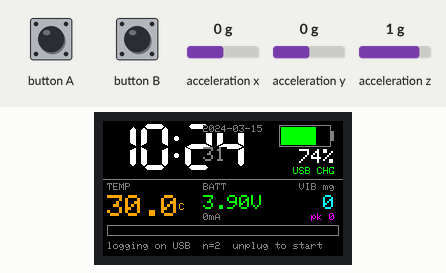
Simulated run of this sketch. Board: ESP32. Shown: 240×135 colour display. The inputs (shaded band) are chosen by the test bench; at power-on: acceleration x 0 g, acceleration y 0 g, acceleration z 1 g. The local clock reads 2024-03-15 10:24:30 at power-on unless the sketch sets it; storage starts empty; what the sketch prints to the serial monitor is not drawn.

Above: at 1.4 s.
1.5 s: acceleration x set to -1.4 g
At 1.96 s:
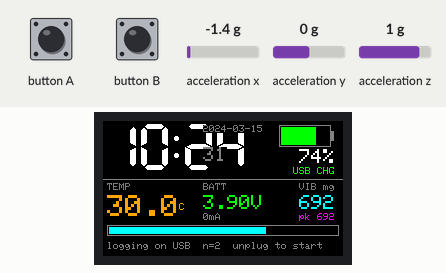
4.2 s: button A pressed for 0.15 s
At 4.64 s:
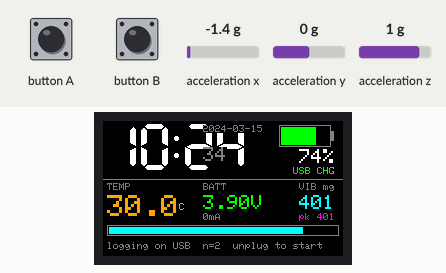
4.9 s: button B pressed for 0.15 s
At 5.25 s:
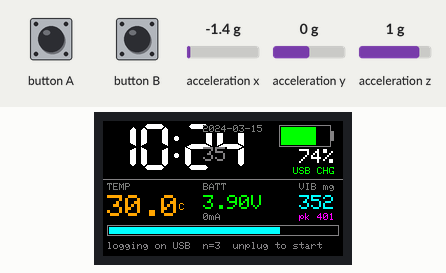
5.6 s: button A pressed for 1 s
At 5.87 s:
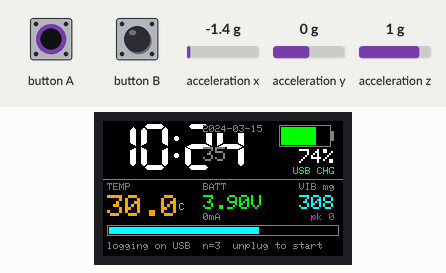
7.2 s: button B pressed for 0.15 s
At 7.66 s:
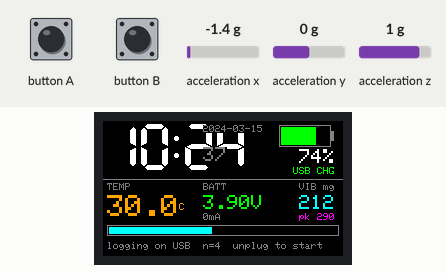
Timing chart, 0 to 8.9 s (numbered marks = the images above; inputs shaded):
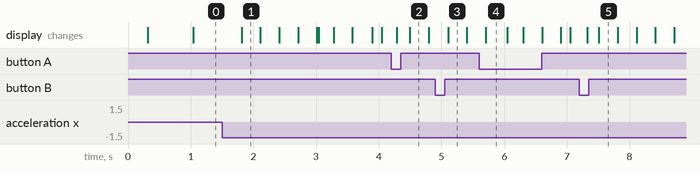

The sketch:

battlog.ino
```cpp
/*
 * M5StickC Plus - Dashboard + battery runtime logger
 *
 * The point of this build: you cannot measure battery life over USB, because
 * USB keeps charging the pack. So every sample is written to internal flash
 * (LittleFS, the 896 KB "spiffs" partition). Unplug, let it run flat, plug
 * back in, then dump the log over serial.
 *
 *   BtnA : reset vibration peak
 *   BtnB : cycle backlight brightness (recorded in the log - it dominates runtime)
 *
 * Serial commands:
 *   d  dump /batt.csv        c  clear the log
 *   s  status                +/-  brightness up/down
 */
#include <M5StickCPlus.h>
#include <LittleFS.h>
#include <math.h>

#define SCR_W 240
#define SCR_H 135

#define C_BG      0x0000
#define C_DIM     0x8410
#define C_LABEL   0x7BEF
#define C_TIME    0xFFFF
#define C_TEMP    0xFD20
#define C_BATT_OK 0x07E0
#define C_BATT_MD 0xFFE0
#define C_BATT_LO 0xF800
#define C_VIB     0x07FF
#define C_PEAK    0xF81F
#define C_LOG     0x07FF

TFT_eSprite spr = TFT_eSprite(&M5.Lcd);

const char *LOG_PATH = "/batt.csv";
const uint32_t LOG_PERIOD_MS = 10000;   // one sample every 10 s

bool     fsOk        = false;
uint32_t logRows     = 0;
uint32_t lastLogMs   = 0;
bool     usbPrev     = true;
uint32_t dischargeStartMs = 0;   // millis() when USB was removed
bool     discharging = false;

// ---- vibration ----
const uint32_t VIB_WINDOW_MS = 250;
float    gravityBaseline = 1.0f;
double   vibSumSq        = 0.0;
uint32_t vibCount        = 0;
uint32_t vibWindowStart  = 0;
float    vibRmsMg = 0.0f, vibPeakMg = 0.0f, vibBarMg = 0.0f;
const float VIB_FULLSCALE_MG = 500.0f;

uint32_t lastImuMs = 0, lastDrawMs = 0, lastSerialMs = 0;
const uint32_t IMU_PERIOD_MS = 5, DRAW_PERIOD_MS = 100, SERIAL_PERIOD_MS = 1000;

uint8_t brightnessIdx = 0;
const uint8_t BRIGHTNESS[] = {100, 75, 50, 25};

float batPercent(float v) {
  float p = (v - 3.10f) / (4.18f - 3.10f) * 100.0f;
  if (p < 0)   p = 0;
  if (p > 100) p = 100;
  return p;
}

void seedRtcFromBuildTime() {
  RTC_DateTypeDef d;
  M5.Rtc.GetDate(&d);
  if (d.Year >= 2024 && d.Year <= 2099) return;

  const char *mon[] = {"Jan","Feb","Mar","Apr","May","Jun",
                       "Jul","Aug","Sep","Oct","Nov","Dec"};
  char mstr[4] = {0};
  int day = 0, year = 0, hh = 0, mm = 0, ss = 0;
  sscanf(__DATE__, "%3s %d %d", mstr, &day, &year);
  sscanf(__TIME__, "%d:%d:%d", &hh, &mm, &ss);
  uint8_t month = 1;
  for (uint8_t i = 0; i < 12; i++)
    if (strncmp(mstr, mon[i], 3) == 0) { month = i + 1; break; }

  RTC_DateTypeDef nd; nd.WeekDay = 0; nd.Month = month;
  nd.Date = (uint8_t)day; nd.Year = (uint16_t)year;
  RTC_TimeTypeDef nt; nt.Hours = (uint8_t)hh; nt.Minutes = (uint8_t)mm; nt.Seconds = (uint8_t)ss;
  M5.Rtc.SetDate(&nd);
  M5.Rtc.SetTime(&nt);
}

String rtcStamp() {
  RTC_TimeTypeDef t; RTC_DateTypeDef d;
  M5.Rtc.GetTime(&t); M5.Rtc.GetDate(&d);
  char b[24];
  snprintf(b, sizeof(b), "%04d-%02d-%02d %02d:%02d:%02d",
           d.Year, d.Month, d.Date, t.Hours, t.Minutes, t.Seconds);
  return String(b);
}

uint32_t countRows() {
  if (!fsOk) return 0;
  File f = LittleFS.open(LOG_PATH, "r");
  if (!f) return 0;
  uint32_t n = 0;
  while (f.available()) if (f.read() == '\n') n++;
  f.close();
  return n;
}

// Append one line, closing the file each time. Slower than holding it open,
// but the battery dying mid-test must not take the whole log with it.
void logLine(const String &line) {
  if (!fsOk) return;
  File f = LittleFS.open(LOG_PATH, "a");
  if (!f) return;
  f.println(line);
  f.close();
  logRows++;
}

void logSample() {
  float batV  = M5.Axp.GetBatVoltage();
  float batI  = M5.Axp.GetBatCurrent();
  float vbus  = M5.Axp.GetVBusVoltage();
  float tempC; M5.Imu.getTempData(&tempC);
  float coul  = M5.Axp.GetCoulombData();
  bool  usbIn = (vbus > 4.0f);

  uint32_t elapsed = discharging ? (millis() - dischargeStartMs) / 1000 : 0;

  char line[128];
  snprintf(line, sizeof(line), "%s,%lu,%.3f,%.1f,%.1f,%.2f,%d,%.1f,%.2f,%d",
           rtcStamp().c_str(), (unsigned long)elapsed,
           batV, batI, batPercent(batV), vbus, usbIn ? 1 : 0,
           tempC, coul, BRIGHTNESS[brightnessIdx]);
  logLine(String(line));
  Serial.printf("LOG %s\n", line);
}

void dumpLog() {
  if (!fsOk) { Serial.println("# FS not mounted"); return; }
  File f = LittleFS.open(LOG_PATH, "r");
  if (!f) { Serial.println("# no log file"); return; }
  Serial.printf("\n### BEGIN %s  (%u bytes)\n", LOG_PATH, (unsigned)f.size());
  Serial.println("# rtc,elapsed_s,batV,batI_mA,batPct,vbusV,usb,tempC,coulomb_mAh,brightness");
  while (f.available()) Serial.write(f.read());
  f.close();
  Serial.println("### END\n");
}

void clearLog() {
  if (!fsOk) return;
  LittleFS.remove(LOG_PATH);
  logRows = 0;
  Serial.println("# log cleared");
}

void statusReport() {
  float batV = M5.Axp.GetBatVoltage();
  float vbus = M5.Axp.GetVBusVoltage();
  Serial.printf("\n# status\n");
  Serial.printf("#   rtc        %s\n", rtcStamp().c_str());
  Serial.printf("#   battery    %.3f V  %.1f mA  %.0f%%\n",
                batV, M5.Axp.GetBatCurrent(), batPercent(batV));
  Serial.printf("#   vbus       %.2f V  (%s)\n", vbus,
                vbus > 4.0f ? "USB connected - charging" : "on battery");
  Serial.printf("#   coulomb    %.2f mAh\n", M5.Axp.GetCoulombData());
  Serial.printf("#   brightness %d%%\n", BRIGHTNESS[brightnessIdx]);
  Serial.printf("#   discharge  %s", discharging ? "" : "not started\n");
  if (discharging) Serial.printf("%lu s elapsed\n", (millis() - dischargeStartMs) / 1000);
  Serial.printf("#   log rows   %lu\n", (unsigned long)logRows);
  if (fsOk) Serial.printf("#   fs         %u / %u bytes used\n",
                          (unsigned)LittleFS.usedBytes(), (unsigned)LittleFS.totalBytes());
  else      Serial.printf("#   fs         NOT MOUNTED\n");
}

void setup() {
  M5.begin();
  M5.Imu.Init();
  Serial.begin(115200);

  M5.Lcd.setRotation(3);
  M5.Axp.ScreenBreath(BRIGHTNESS[brightnessIdx]);
  M5.Axp.EnableCoulombcounter();

  spr.setColorDepth(16);
  spr.createSprite(SCR_W, SCR_H);

  seedRtcFromBuildTime();

  fsOk = LittleFS.begin(true);   // format on first run
  logRows = countRows();

  float ax, ay, az;
  M5.Imu.getAccelData(&ax, &ay, &az);
  gravityBaseline = sqrtf(ax * ax + ay * ay + az * az);
  vibWindowStart = millis();

  usbPrev = (M5.Axp.GetVBusVoltage() > 4.0f);

  Serial.println("\n=== M5StickC Plus battery logger ===");
  Serial.printf("# fs %s, %lu existing rows\n",
                fsOk ? "mounted" : "FAILED", (unsigned long)logRows);
  Serial.println("# commands: d=dump  c=clear  s=status  +/-=brightness");
  logLine("# BOOT " + rtcStamp() + " brightness=" + String(BRIGHTNESS[brightnessIdx]));
  statusReport();

  lastLogMs = millis() - LOG_PERIOD_MS;   // log one sample immediately
}

void sampleImu() {
  float ax, ay, az;
  M5.Imu.getAccelData(&ax, &ay, &az);
  float mag = sqrtf(ax * ax + ay * ay + az * az);
  gravityBaseline += (mag - gravityBaseline) * 0.02f;
  float dyn = mag - gravityBaseline;
  vibSumSq += (double)dyn * dyn;
  vibCount++;

  uint32_t now = millis();
  if (now - vibWindowStart >= VIB_WINDOW_MS) {
    if (vibCount > 0) {
      vibRmsMg = sqrtf((float)(vibSumSq / vibCount)) * 1000.0f;
      if (vibRmsMg > vibPeakMg) vibPeakMg = vibRmsMg;
      vibBarMg += (vibRmsMg - vibBarMg) * 0.5f;
    }
    vibSumSq = 0.0; vibCount = 0; vibWindowStart = now;
  }
}

void drawBar(int x, int y, int w, int h, float value, float fs, uint16_t color) {
  spr.drawRect(x, y, w, h, C_DIM);
  int inner = w - 4;
  int filled = (int)(inner * (value / fs));
  if (filled < 0) filled = 0;
  if (filled > inner) filled = inner;
  if (filled > 0) spr.fillRect(x + 2, y + 2, filled, h - 4, color);
}

void render() {
  RTC_TimeTypeDef t; RTC_DateTypeDef d;
  M5.Rtc.GetTime(&t); M5.Rtc.GetDate(&d);

  float tempC; M5.Imu.getTempData(&tempC);
  float batV = M5.Axp.GetBatVoltage();
  float batI = M5.Axp.GetBatCurrent();
  float vbus = M5.Axp.GetVBusVoltage();
  float batPct = batPercent(batV);
  bool  usbIn = (vbus > 4.0f);
  uint16_t battColor = (batPct > 50) ? C_BATT_OK : (batPct > 20 ? C_BATT_MD : C_BATT_LO);

  spr.fillSprite(C_BG);

  spr.setTextDatum(TL_DATUM);
  spr.setTextColor(C_TIME, C_BG);
  spr.setTextSize(1);
  spr.setTextFont(7);
  char hm[8]; snprintf(hm, sizeof(hm), "%02d:%02d", t.Hours, t.Minutes);
  spr.drawString(hm, 4, 2);

  spr.setTextFont(1);
  spr.setTextSize(2);
  spr.setTextColor(C_DIM, C_BG);
  char ss[4]; snprintf(ss, sizeof(ss), "%02d", t.Seconds);
  spr.drawString(ss, 100, 26);

  spr.setTextSize(1);
  char ds[16]; snprintf(ds, sizeof(ds), "%04d-%02d-%02d", d.Year, d.Month, d.Date);
  spr.setTextColor(C_LABEL, C_BG);
  spr.drawString(ds, 100, 4);

  int bx = 176, by = 4, bw = 52, bh = 22;
  spr.drawRect(bx, by, bw, bh, C_DIM);
  spr.fillRect(bx + bw, by + 6, 3, 10, C_DIM);
  int fill = (int)((bw - 4) * batPct / 100.0f);
  if (fill > 0) spr.fillRect(bx + 2, by + 2, fill, bh - 4, battColor);

  spr.setTextDatum(TR_DATUM);
  spr.setTextColor(C_TIME, C_BG);
  spr.setTextSize(2);
  spr.drawString(String((int)(batPct + 0.5f)) + "%", 232, 28);
  spr.setTextSize(1);
  spr.setTextColor(usbIn ? C_BATT_OK : C_DIM, C_BG);
  spr.drawString(usbIn ? "USB CHG" : "BATT", 232, 46);

  spr.drawFastHLine(0, 58, SCR_W, C_DIM);

  spr.setTextDatum(TL_DATUM);
  spr.setTextColor(C_LABEL, C_BG);
  spr.drawString("TEMP", 4, 62);
  spr.setTextColor(C_TEMP, C_BG);
  spr.setTextSize(3);
  spr.drawString(String(tempC, 1), 4, 74);
  spr.setTextSize(1);
  spr.drawString("C", 76, 82);

  spr.setTextColor(C_LABEL, C_BG);
  spr.drawString("BATT", 100, 62);
  spr.setTextColor(battColor, C_BG);
  spr.setTextSize(2);
  spr.drawString(String(batV, 2) + "V", 100, 74);
  spr.setTextSize(1);
  spr.setTextColor(C_DIM, C_BG);
  spr.drawString(String(batI, 0) + "mA", 100, 92);

  spr.setTextDatum(TR_DATUM);
  spr.setTextColor(C_LABEL, C_BG);
  spr.drawString("VIB mg", 232, 62);
  spr.setTextColor(C_VIB, C_BG);
  spr.setTextSize(2);
  spr.drawString(String((int)(vibRmsMg + 0.5f)), 232, 74);
  spr.setTextSize(1);
  spr.setTextColor(C_PEAK, C_BG);
  spr.drawString("pk " + String((int)(vibPeakMg + 0.5f)), 232, 92);

  drawBar(4, 104, SCR_W - 8, 11, vibBarMg, VIB_FULLSCALE_MG, C_VIB);

  // ---- logger status line ----
  spr.setTextDatum(TL_DATUM);
  spr.setTextSize(1);
  if (!fsOk) {
    spr.setTextColor(C_BATT_LO, C_BG);
    spr.drawString("LOG FS FAILED", 4, 121);
  } else if (discharging) {
    uint32_t s = (millis() - dischargeStartMs) / 1000;
    char b[40];
    snprintf(b, sizeof(b), "DISCHG %02lu:%02lu:%02lu  n=%lu  %d%%",
             (unsigned long)(s / 3600), (unsigned long)((s / 60) % 60),
             (unsigned long)(s % 60), (unsigned long)logRows,
             BRIGHTNESS[brightnessIdx]);
    spr.setTextColor(C_LOG, C_BG);
    spr.drawString(b, 4, 121);
  } else {
    spr.setTextColor(C_DIM, C_BG);
    spr.drawString("logging on USB  n=" + String(logRows) +
                   "  unplug to start", 4, 121);
  }

  spr.pushSprite(0, 0);
}

void handleSerial(char c) {
  switch (c) {
    case 'd': dumpLog();      break;
    case 'c': clearLog();     break;
    case 's': statusReport(); break;
    case '+':
      if (brightnessIdx > 0) brightnessIdx--;
      M5.Axp.ScreenBreath(BRIGHTNESS[brightnessIdx]);
      Serial.printf("# brightness %d%%\n", BRIGHTNESS[brightnessIdx]);
      break;
    case '-':
      if (brightnessIdx < sizeof(BRIGHTNESS) / sizeof(BRIGHTNESS[0]) - 1) brightnessIdx++;
      M5.Axp.ScreenBreath(BRIGHTNESS[brightnessIdx]);
      Serial.printf("# brightness %d%%\n", BRIGHTNESS[brightnessIdx]);
      break;
    default: break;
  }
}

void loop() {
  M5.update();
  uint32_t now = millis();

  while (Serial.available()) {
    char c = Serial.read();
    if (c != '\r' && c != '\n') handleSerial(c);
  }

  if (now - lastImuMs >= IMU_PERIOD_MS) { lastImuMs = now; sampleImu(); }

  if (M5.BtnA.wasPressed()) {
    vibPeakMg = 0.0f;
    Serial.println("# vibration peak reset");
  }
  if (M5.BtnB.wasPressed()) {
    brightnessIdx = (brightnessIdx + 1) % (sizeof(BRIGHTNESS) / sizeof(BRIGHTNESS[0]));
    M5.Axp.ScreenBreath(BRIGHTNESS[brightnessIdx]);
    logLine("# BRIGHTNESS " + rtcStamp() + " -> " + String(BRIGHTNESS[brightnessIdx]));
    Serial.printf("# brightness %d%%\n", BRIGHTNESS[brightnessIdx]);
  }

  // USB plug/unplug marks the start and end of a discharge run
  bool usbNow = (M5.Axp.GetVBusVoltage() > 4.0f);
  if (usbNow != usbPrev) {
    if (!usbNow) {
      discharging = true;
      dischargeStartMs = now;
      M5.Axp.ClearCoulombcounter();
      logLine("# UNPLUGGED " + rtcStamp() + " brightness=" +
              String(BRIGHTNESS[brightnessIdx]));
      Serial.println("# USB removed - discharge test started");
    } else {
      uint32_t s = discharging ? (now - dischargeStartMs) / 1000 : 0;
      logLine("# PLUGGED " + rtcStamp() + " ran_for_s=" + String(s));
      Serial.printf("# USB back - ran %lu s on battery\n", (unsigned long)s);
      discharging = false;
    }
    usbPrev = usbNow;
  }

  if (now - lastLogMs >= LOG_PERIOD_MS) { lastLogMs = now; logSample(); }

  if (now - lastDrawMs >= DRAW_PERIOD_MS) { lastDrawMs = now; render(); }

  if (now - lastSerialMs >= SERIAL_PERIOD_MS) {
    lastSerialMs = now;
    RTC_TimeTypeDef t; M5.Rtc.GetTime(&t);
    float tempC; M5.Imu.getTempData(&tempC);
    float batV = M5.Axp.GetBatVoltage();
    Serial.printf("%02d:%02d:%02d,%.1f,%.3f,%.0f,%.0f,%.0f\n",
                  t.Hours, t.Minutes, t.Seconds, tempC, batV,
                  batPercent(batV), vibRmsMg, vibPeakMg);
  }
}
```

Measured:
- after the input at 1.5 s, the display: changes after 0.31 s (image 1)
